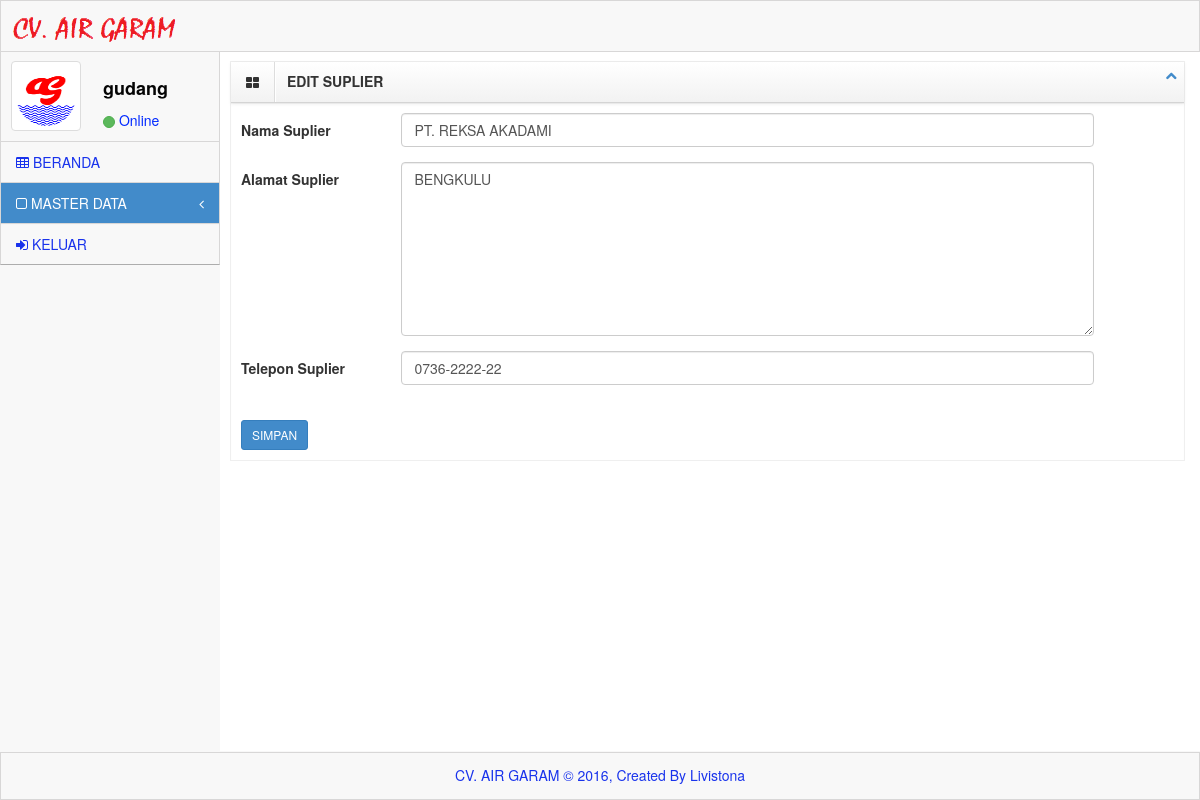
/system/index.php?menu=master&sub_menu=suplier_edit&id=1 (signed in), run on the app's committed database.
### tables this page shows
CREATE TABLE IF NOT EXISTS `suplier` (
  `id_suplier` int(10) NOT NULL AUTO_INCREMENT,
  `kode_suplier` varchar(10) DEFAULT NULL,
  `nama_suplier` varchar(50) NOT NULL,
  `alamat_suplier` text NOT NULL,
  `telpon_suplier` varchar(15) DEFAULT NULL,
  PRIMARY KEY (`id_suplier`)
);

### system/menu/suplier_edit.php (the view, shortened to what this page needs)
<div id="content">
	<div class="inner" style="min-height: 700px;">
		<div class="row">
            <div class="col-lg-12">
                <div class="box">
				<header>
                    <div class="icons"><i class="icon-th-large"></i></div>
                        <h5>EDIT SUPLIER</h5>
                    <div class="toolbar">
                    <ul class="nav">
                        <li>
                        <div class="btn-group">
                            <a class="accordion-toggle btn btn-xs minimize-box" data-toggle="collapse" href="#collapseOne">
                                <i class="icon-chevron-up"></i>
                            </a>
                        </div>
                        </li>
                    </ul>
                    </div>
				</header>
                <div id="collapseOne" class="accordion-body collapse in body">
				<?php
				$id_suplier = $_GET['id'];
				$cek	= mysql_query ("SELECT * FROM suplier WHERE id_suplier='$id_suplier'");
				$hasil	= mysql_fetch_array($cek);
				?>
                    <form action="" class="form-horizontal" method="POST" id="block-validate">
                        <div class="form-group">
                            <label class="control-label col-lg-2">Nama Suplier</label>
                            <div class="col-lg-9">
                                <input type="text" name="nama_baru" class="form-control" value="<?php echo $hasil['nama_suplier'];?>" />
                            </div>
                        </div>
                        <div class="form-group">
                            <label class="control-label col-lg-2">Alamat Suplier</label>
                            <div class="col-lg-9">
                                <textarea name="alamat" class="form-control" rows="8"><?php echo $hasil['alamat_suplier'];?></textarea>
                            </div>
						</div>
                        <div class="form-group">
                            <label class="control-label col-lg-2">Telepon Suplier</label>
                            <div class="col-lg-9">
                                <input type="text" name="telepon" class="form-control" value="<?php echo $hasil['telpon_suplier'];?>" />
                            </div>
                        </div><br>
                        <div class="form-actions no-margin-bottom" style="text-align:left;">
                            <input type="submit" value="SIMPAN" name="simpan" class="btn btn-primary btn-sm" />
                        </div>
					</form>
                </div>
                </div>
            </div>
        </div>
	</div>
</div>
</div>

### system/assets/css/main.css (style rules this page uses)
@media (min-width: 768px) { html, body { height: 100%; } }
body.padTop53 { padding-top: 75px; overflow: visible; }
@media (min-width: 802px) { body.padTop53 { padding-top: 51px; } }
@media (min-width: 768px) { #content { margin-left: 100px; } }
@media (min-width: 992px) { #content { margin-left: 220px; } }
#content { -webkit-transition: margin 0.4s; transition: margin 0.4s; }
.inner { position: relative; min-height: 1px; padding-right: 15px; padding-left: 10px; background: #fff; border: 0px solid #e4e4e4; min-height:1200px; }
@media (min-width: 768px) { .inner { float: left; width: 100%; } }
.inner .row { margin-right: -15px; margin-left: -15px; }
.box { position: relative; display: block; margin: 10px auto; border: 1px solid #efefef; }
.box header { background-repeat: repeat-x; border-bottom: 1px solid #d4d4d4; -webkit-box-shadow: 0 1px 4px rgba(0, 0, 0, 0.065); box-shadow: 0 1px 4px rgba(0, 0, 0, 0.065); background-image: linear-gradient(to bottom, #ffffff 0%, #f2f2f2 100%); }
.box header:before, .box header:after { display: table; content: " "; }
.box header:after { clear: both; }
.box header .icons, .box header h5, .box header .toolbar { position: relative; display: block; float: left; min-height: 1px; padding: 0; margin: 0; }
.box header .icons { padding: 10px 15px; border-right: 1px solid #ddd; -webkit-box-shadow: 1px 0px 0px #ffffff; box-shadow: 1px 0px 0px #ffffff; }
.box header h5 { padding: 12px; font-weight: bold; }
.box header .toolbar { display: inline-table; float: right; }
.box header .toolbar .nav { margin: 1px 1px 0 0; }
.box header .toolbar .nav > li { display: inline-block; }
.box .body { padding: 10px; -webkit-box-shadow: inset 0 1px 1px rgba(0, 0, 0, 0.05); box-shadow: inset 0 1px 1px rgba(0, 0, 0, 0.05); }

### system/assets/css/MoneAdmin.css (style rules this page uses)
body { background-color: #f8f8f8; }

### data on the page
suplier: nama_baru "PT. REKSA AKADAMI", alamat "BENGKULU", telepon "0736-2222-22"

### other printed values
$_SESSION['username'] "gudang"
